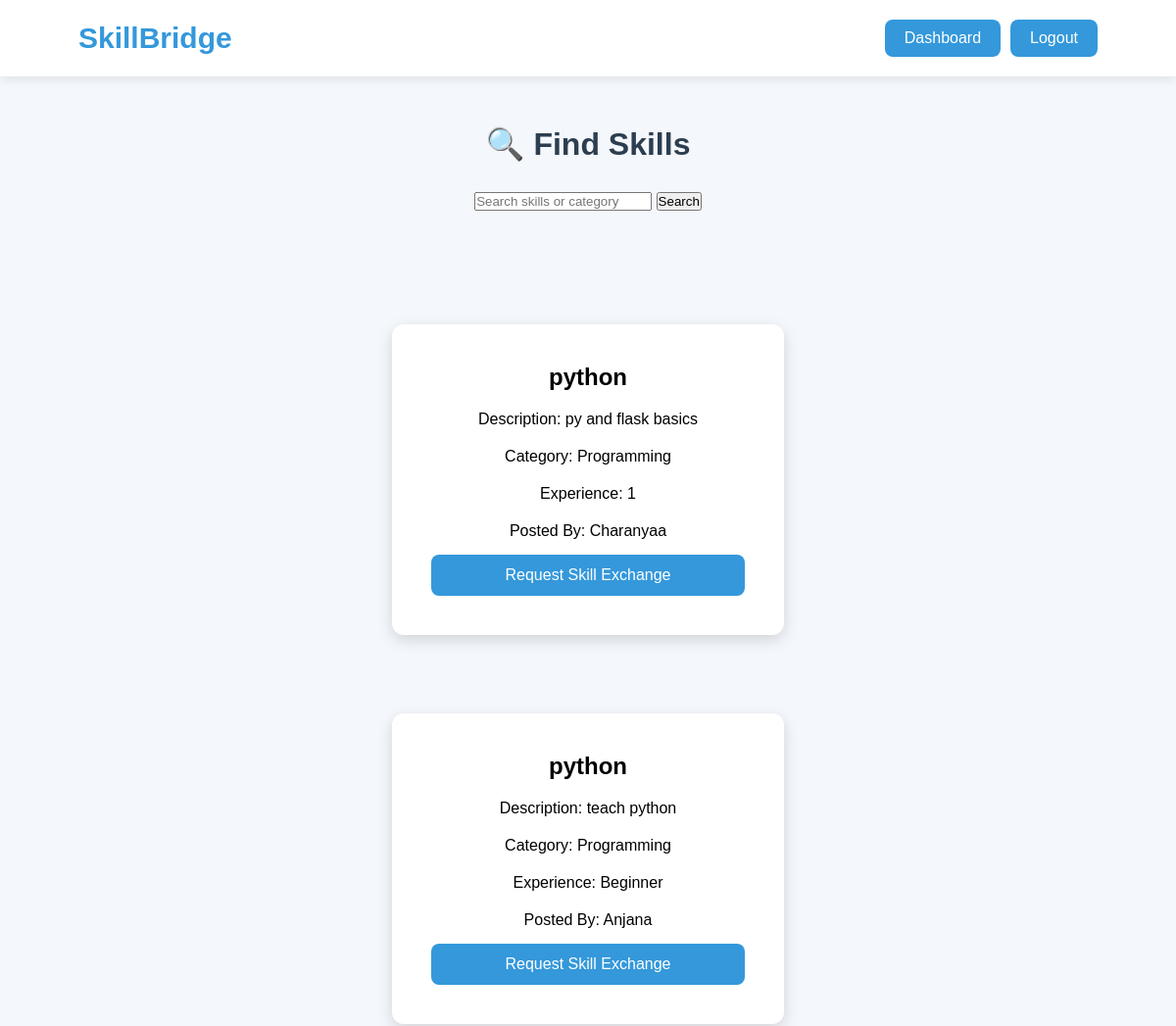
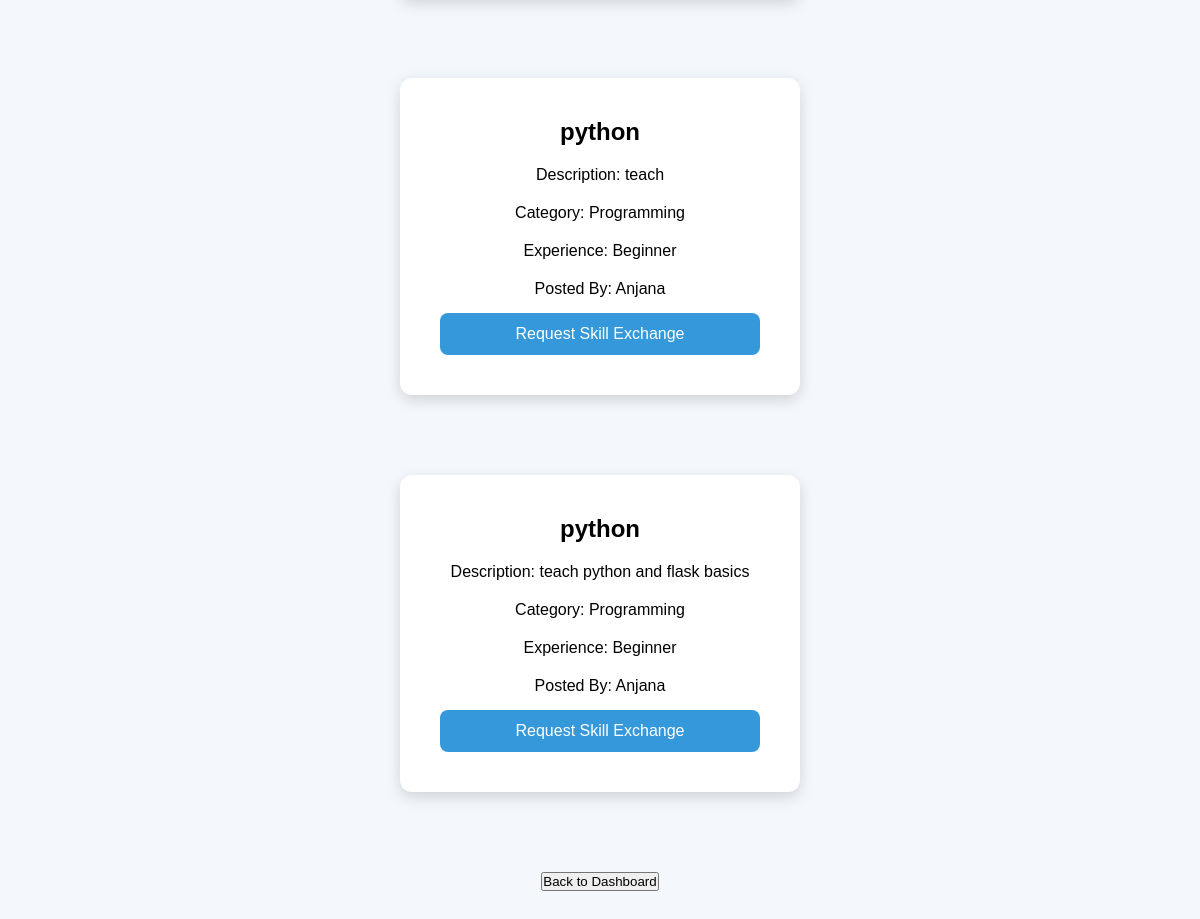
Screenshot of /findskills (signed in) with the database file from the repository (2 pictures, top to bottom).
### tables this page shows
CREATE TABLE skills(
id INTEGER PRIMARY KEY AUTOINCREMENT,
user_id INTEGER,
skill TEXT,
description TEXT,
category TEXT,
experience TEXT,
FOREIGN KEY(user_id) REFERENCES users(id)
);

CREATE TABLE users(
id INTEGER PRIMARY KEY AUTOINCREMENT,
name TEXT,
email TEXT UNIQUE,
password TEXT
);

### Backend/app.py (the view)
@app.route("/findskills")
def findskills():
    if "user_id" not in session:
        return redirect("/login")
    search = request.args.get("search", "")
    conn = get_db()
    cursor = conn.cursor()
    if search:
        cursor.execute(
            """
            SELECT
            skills.id,
            skills.skill,
            skills.description,
            skills.category,
            skills.experience,
            users.name

            FROM skills

            JOIN users

            ON skills.user_id = users.id

            WHERE skills.skill LIKE ?
            OR skills.category LIKE ?
            """,
            (
                "%" + search + "%",
                "%" + search + "%"
            )
        )
    else:
        cursor.execute(
            """
            SELECT
            skills.id,
            skills.skill,
            skills.description,
            skills.category,
            skills.experience,
            users.name

            FROM skills

            JOIN users

            ON skills.user_id = users.id
            """
        )
    skills = cursor.fetchall()
    conn.close()
    return render_template(
        "findskills.html",
        skills=skills
    )

### Backend/app.py (called while the page is built)
def get_db():
    conn = sqlite3.connect("skillbridge.db")
    conn.row_factory = sqlite3.Row
    return conn

### Frontend/Templates/findskills.html (shortened to what this page needs)
<!DOCTYPE html>
<html>
<head>
    <link rel="stylesheet" href="{{ url_for('static', filename='style.css') }}">
</head>
<body>
<nav>
    <h2>SkillBridge</h2>
    <div class="nav-buttons">
        <a href="/dashboard">
            <button>Dashboard</button>
        </a>
        <a href="/logout">
            <button>Logout</button>
        </a>
    </div>
</nav>
<div class="dashboard">
<h1>🔍 Find Skills</h1>
<form method="GET">
<input
type="text"
name="search"
placeholder="Search skills or category">
<button>
Search
</button>
</form>
<br><br>
{% for skill in skills %}
<div class="form-container">
<h2>
{{skill['skill']}}
</h2>
<p>
Description:
{{skill['description']}}
</p>
<p>
Category:
{{skill['category']}}
</p>
<p>
Experience:
{{skill['experience']}}
</p>
<p>
Posted By:
{{skill['name']}}
</p>
<a href="/request/{{skill['id']}}">
<button>
Request Skill Exchange
</button>
</a>
</div>
{% endfor %}
<a href="/dashboard">
<button>
Back to Dashboard
</button>
</a>
</div>
</body>
</html>

### Frontend/Static/style.css (style rules this page uses)
* { margin:0; padding:0; box-sizing:border-box; }
body { font-family:Arial, Helvetica, sans-serif; background:#f4f7fb; }
nav { display:flex; justify-content:space-between; align-items:center; padding:20px 80px; background:white; box-shadow:0 2px 10px rgba(0,0,0,0.1); }
nav h2 { color:#3498db; font-size:30px; }
.nav-buttons { display:flex; gap:10px; }
nav a { text-decoration:none; }
nav button { padding:10px 20px; border:none; border-radius:8px; background:#3498db; color:white; cursor:pointer; font-size:16px; transition:0.3s; }
.form-container { width:400px; margin:80px auto; background:white; padding:40px; border-radius:12px; box-shadow:0 5px 15px rgba(0,0,0,0.15); text-align:center; }
.form-container button { width:100%; padding:12px; margin-top:15px; border:none; border-radius:8px; background:#3498db; color:white; font-size:16px; cursor:pointer; }
.form-container p { margin-top:20px; }
.form-container a { text-decoration:none; color:#3498db; font-weight:bold; }
.dashboard { width:80%; margin:50px auto; text-align:center; }
.dashboard h1 { color:#2c3e50; margin-bottom:30px; }

### rows the page displays
skills: skill "python", description "py and flask basics", category "Programming", experience "1", name "Charanyaa"
skills: skill "python", description "teach python", category "Programming", experience "Beginner", name "Anjana"
skills: skill "python", description "teach", category "Programming", experience "Beginner", name "Anjana"
skills: skill "python", description "teach python and flask basics", category "Programming", experience "Beginner", name "Anjana"
